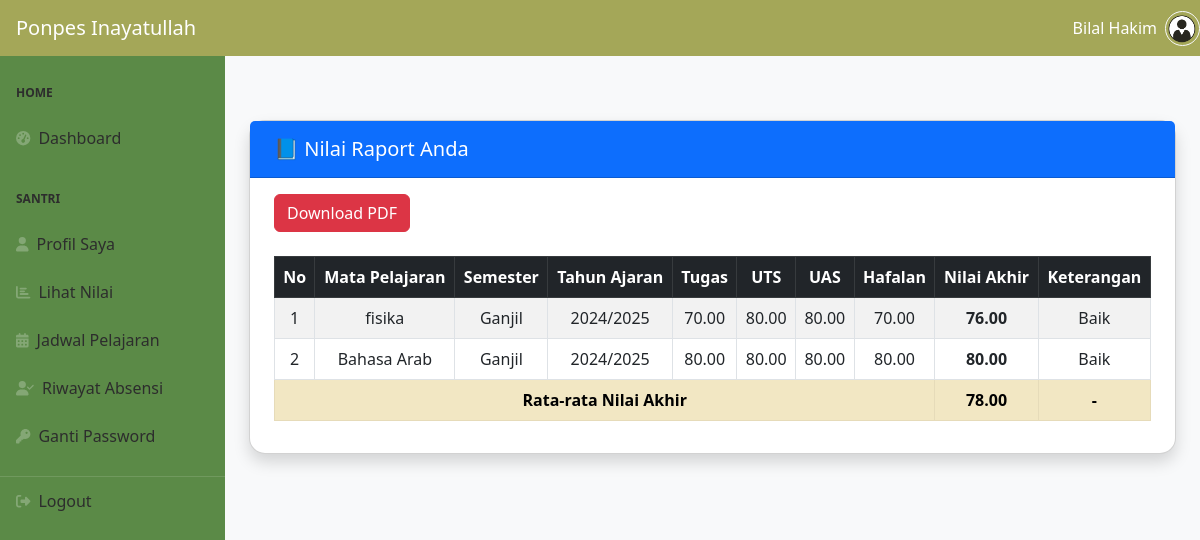
Screenshot of /santri/raport.php (signed in) with the database file from the repository.
### tables this page shows
CREATE TABLE `users` (
  `id_user` int NOT NULL,
  `username` varchar(50) NOT NULL,
  `password` varchar(255) NOT NULL,
  `role` enum('admin','guru','santri') NOT NULL,
  `id_admin` int DEFAULT NULL,
  `id_guru` int DEFAULT NULL,
  `id_santri` int DEFAULT NULL,
  `status` enum('Aktif','Tidak Aktif') DEFAULT 'Aktif',
  `created_at` timestamp NULL DEFAULT CURRENT_TIMESTAMP
);

CREATE TABLE `santri` (
  `id_santri` int NOT NULL,
  `nama_santri` varchar(100) NOT NULL,
  `nisn` varchar(15) DEFAULT NULL,
  `tanggal_lahir` date DEFAULT NULL,
  `alamat` text,
  `jenis_kelamin` enum('Laki-laki','Perempuan') DEFAULT NULL,
  `no_telepon_wali` varchar(15) DEFAULT NULL,
  `nama_wali_santri` varchar(100) DEFAULT NULL,
  `kelas` varchar(10) DEFAULT NULL,
  `program_pendidikan` varchar(50) DEFAULT NULL,
  `status_santri` varchar(20) DEFAULT NULL,
  `foto` varchar(255) DEFAULT NULL,
  `tanggal_daftar` timestamp NULL DEFAULT CURRENT_TIMESTAMP
);

CREATE TABLE `nilai` (
  `id_nilai` int NOT NULL,
  `id_santri` int NOT NULL,
  `mapel` varchar(100) NOT NULL,
  `semester` enum('Ganjil','Genap') NOT NULL,
  `tahun_ajaran` varchar(9) NOT NULL,
  `nilai_tugas` decimal(5,2) DEFAULT NULL,
  `nilai_uts` decimal(5,2) DEFAULT NULL,
  `nilai_uas` decimal(5,2) DEFAULT NULL,
  `nilai_hafalan` decimal(5,2) DEFAULT NULL,
  `nilai_akhir` decimal(5,2) GENERATED ALWAYS AS (round(((((ifnull(`nilai_tugas`,0) * 0.2) + (ifnull(`nilai_uts`,0) * 0.25)) + (ifnull(`nilai_uas`,0) * 0.35)) + (ifnull(`nilai_hafalan`,0) * 0.2)),2)) STORED,
  `keterangan` varchar(100) GENERATED ALWAYS AS ((case when (`nilai_akhir` >= 85) then _utf8mb4'Sangat Baik' when (`nilai_akhir` >= 70) then _utf8mb4'Baik' when (`nilai_akhir` >= 55) then _utf8mb4'Cukup' else _utf8mb4'Kurang' end)) STORED,
  `tanggal_input` timestamp NULL DEFAULT CURRENT_TIMESTAMP
);

### config.php (called while the page is built, shortened)
<?php
$main_url = "http://localhost/ppinayatullah2";
?>

### santri/raport.php (the view, shortened to what this page needs)
<?php
include '../config.php';
$id_santri = $_SESSION['id_santri'];
$query = mysqli_query($conn, "SELECT * FROM nilai WHERE id_santri = '$id_santri' ORDER BY tahun_ajaran DESC, semester DESC");
$data_nilai = [];
$total_nilai = 0;
$jumlah_data = 0;
while ($data = mysqli_fetch_assoc($query)) {
    $data_nilai[] = $data;
    if (!is_null($data['nilai_akhir'])) {
        $total_nilai += (float)$data['nilai_akhir'];
        $jumlah_data++;
    }
}
$rata_rata = ($jumlah_data > 0) ? number_format($total_nilai / $jumlah_data, 2) : '-';
require_once "template/header.php";
require_once "template/navbar.php";
require_once "template/side-bar.php";
?>
<div id="layoutSidenav_content">
    <main class="container-fluid px-4 mt-4">
        <div class="card shadow rounded-4">
            <div class="card-header bg-primary text-white py-3 px-4">
                <h4 class="mb-0">📘 Nilai Raport Anda</h4>
            </div>
            <div class="card-body px-4">
                <a href="export_nilai_pdf.php" class="btn btn-danger mb-4" target="_blank">
                    <i class="bi bi-file-earmark-pdf"></i> Download PDF
                </a>
                <div class="table-responsive">
                    <table class="table table-striped table-bordered text-center align-middle">
                        <thead class="table-dark">
                            <tr>
                                <th>No</th>
                                <th>Mata Pelajaran</th>
                                <th>Semester</th>
                                <th>Tahun Ajaran</th>
                                <th>Tugas</th>
                                <th>UTS</th>
                                <th>UAS</th>
                                <th>Hafalan</th>
                                <th>Nilai Akhir</th>
                                <th>Keterangan</th>
                            </tr>
                        </thead>
                        <tbody>
                            <?php if (count($data_nilai) > 0): ?>
                                <?php $no = 1; ?>
                                <?php foreach ($data_nilai as $nilai): ?>
                                    <tr>
                                        <td><?= $no++; ?></td>
                                        <td><?= htmlspecialchars($nilai['mapel']); ?></td>
                                        <td><?= htmlspecialchars($nilai['semester']); ?></td>
                                        <td><?= htmlspecialchars($nilai['tahun_ajaran']); ?></td>
                                        <td><?= $nilai['nilai_tugas'] ?? '-'; ?></td>
                                        <td><?= $nilai['nilai_uts'] ?? '-'; ?></td>
                                        <td><?= $nilai['nilai_uas'] ?? '-'; ?></td>
                                        <td><?= $nilai['nilai_hafalan'] ?? '-'; ?></td>
                                        <td class="fw-semibold"><?= $nilai['nilai_akhir'] ?? '-'; ?></td>
                                        <td><?= htmlspecialchars($nilai['keterangan'] ?? '-'); ?></td>
                                    </tr>
                                <?php endforeach; ?>
                                <tr class="table-warning fw-bold">
                                    <td colspan="8">Rata-rata Nilai Akhir</td>
                                    <td><?= $rata_rata; ?></td>
                                    <td>-</td>
                                </tr>
                            <?php else: ?>
                                <tr>
                                    <td colspan="10" class="text-center text-muted">Belum ada data nilai.</td>
                                </tr>
                            <?php endif; ?>
                        </tbody>
                    </table>
                </div>
            </div>
        </div>
    </main>
</div>

### santri/template/navbar.php (shortened to what this page needs)
<body class="sb-nav-fixed" style="padding-top: 40px;">
<?php
require_once "../config.php";
$id_santri = $_SESSION['id_santri'];
$query = mysqli_query($conn, "SELECT users.username, santri.nama_santri, santri.nisn, santri.alamat, santri.jenis_kelamin, santri.program_pendidikan, santri.foto
                              FROM users
                              JOIN santri ON users.id_santri = santri.id_santri
                              WHERE santri.id_santri = '$id_santri'") or die(mysqli_error($conn));
$profile = mysqli_fetch_assoc($query);
$foto = $main_url . "/image/default.png";
?>
<nav class="sb-topnav navbar navbar-expand navbar-dark custom-navbar">
    <a class="navbar-brand ps-3" href="<?= $main_url ?>santri/index.php">Ponpes Inayatullah</a>
    <div class="ms-auto d-flex align-items-center">
        <span class="text-white me-2 text-capitalize"><?= htmlspecialchars($profile['nama_santri']) ?></span>
        <img src="<?= $foto ?>" alt="Foto Profil" width="35" height="35"
             class="rounded-circle border border-light" style="object-fit: cover;">
    </div>
</nav>

### santri/template/navbar.php (style rules this page uses)
.custom-navbar { background-color: rgb(164, 167, 88) !important; }

### santri/raport.php (style rules this page uses)
body { background-color: #f8f9fa; }
.card-header h4 { font-size: 1.25rem; }
table th, table td { vertical-align: middle !important; }

### rows the page displays
users: id_santri.nama_santri "Bilal Hakim"
nilai: mapel "fisika", semester "Ganjil", tahun_ajaran "2024/2025", nilai_tugas "70.00", nilai_uts "80.00", nilai_uas "80.00", nilai_hafalan "70.00", nilai_akhir "76.00", keterangan "Baik"
nilai: mapel "Bahasa Arab", semester "Ganjil", tahun_ajaran "2024/2025", nilai_tugas "80.00", nilai_uts "80.00", nilai_uas "80.00", nilai_hafalan "80.00", nilai_akhir "80.00", keterangan "Baik"

### other values shown
$rata_rata "78.00"
